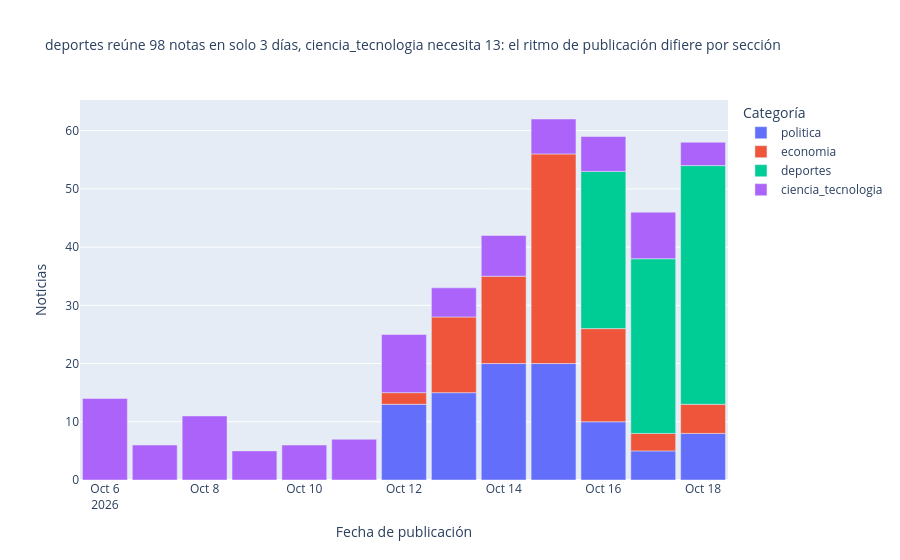

The notebook cell saved with this chart:
### Code cell
por_dia = (df.groupby([df["fecha_dt"].dt.date.rename("fecha"), "etiqueta"])
             .size().reset_index(name="noticias"))
rango = df.groupby("etiqueta")["fecha_dt"].agg(["min", "max", "size"])
rango["dias"] = (rango["max"] - rango["min"]).dt.days + 1
mas_corto, mas_largo = rango["dias"].idxmin(), rango["dias"].idxmax()
fig2 = px.bar(
    por_dia, x="fecha", y="noticias", color="etiqueta",
    category_orders={"etiqueta": ETIQUETAS},
    title=(f"{mas_corto} reúne {rango.loc[mas_corto, 'size']} notas en solo {rango.loc[mas_corto, 'dias']} días, "
           f"{mas_largo} necesita {rango.loc[mas_largo, 'dias']}: el ritmo de publicación difiere por sección"),
    labels={"fecha": "Fecha de publicación", "noticias": "Noticias", "etiqueta": "Categoría"},
)
fig2.update_layout(title_font_size=14, bargap=0.1)
fig2.show()
rango.assign(min=rango["min"].dt.date, max=rango["max"].dt.date)

### Figure 1 — Plotly figure (JSON) as saved in the notebook; plotly's stock layout.template omitted (floating-point values rounded to 4 significant figures)
{"data": [{"hovertemplate": "Categoría=politica<br>Fecha de publicación=%{x}<br>Noticias=%{y}<extra></extra>", "legendgroup": "politica", "marker": {"color": "#636efa", "pattern": {"shape": ""}}, "name": "politica", "orientation": "v", "showlegend": true, "textposition": "auto", "type": "bar", "x": ["2026-10-12", "2026-10-13", "2026-10-14", "2026-10-15", "2026-10-16", "2026-10-17", "2026-10-18"], "xaxis": "x", "y": [13, 15, 20, 20, 10, 5, 8], "yaxis": "y"}, {"hovertemplate": "Categoría=economia<br>Fecha de publicación=%{x}<br>Noticias=%{y}<extra></extra>", "legendgroup": "economia", "marker": {"color": "#EF553B", "pattern": {"shape": ""}}, "name": "economia", "orientation": "v", "showlegend": true, "textposition": "auto", "type": "bar", "x": ["2026-10-12", "2026-10-13", "2026-10-14", "2026-10-15", "2026-10-16", "2026-10-17", "2026-10-18"], "xaxis": "x", "y": [2, 13, 15, 36, 16, 3, 5], "yaxis": "y"}, {"hovertemplate": "Categoría=deportes<br>Fecha de publicación=%{x}<br>Noticias=%{y}<extra></extra>", "legendgroup": "deportes", "marker": {"color": "#00cc96", "pattern": {"shape": ""}}, "name": "deportes", "orientation": "v", "showlegend": true, "textposition": "auto", "type": "bar", "x": ["2026-10-16", "2026-10-17", "2026-10-18"], "xaxis": "x", "y": [27, 30, 41], "yaxis": "y"}, {"hovertemplate": "Categoría=ciencia_tecnologia<br>Fecha de publicación=%{x}<br>Noticias=%{y}<extra></extra>", "legendgroup": "ciencia_tecnologia", "marker": {"color": "#ab63fa", "pattern": {"shape": ""}}, "name": "ciencia_tecnologia", "orientation": "v", "showlegend": true, "textposition": "auto", "type": "bar", "x": ["2026-10-06", "2026-10-07", "2026-10-08", "2026-10-09", "2026-10-10", "2026-10-11", "2026-10-12", "2026-10-13", "2026-10-14", "2026-10-15", "2026-10-16", "2026-10-17", "2026-10-18"], "xaxis": "x", "y": [14, 6, 11, 5, 6, 7, 10, 5, 7, 6, 6, 8, 4], "yaxis": "y"}], "layout": {"bargap": 0.1, "barmode": "relative", "legend": {"title": {"text": "Categoría"}, "tracegroupgap": 0}, "title": {"font": {"size": 14}, "text": "deportes reúne 98 notas en solo 3 días, ciencia_tecnologia necesita 13: el ritmo de publicación difiere por sección"}, "xaxis": {"anchor": "y", "domain": [0.0, 1.0], "title": {"text": "Fecha de publicación"}}, "yaxis": {"anchor": "x", "domain": [0.0, 1.0], "title": {"text": "Noticias"}}}}
